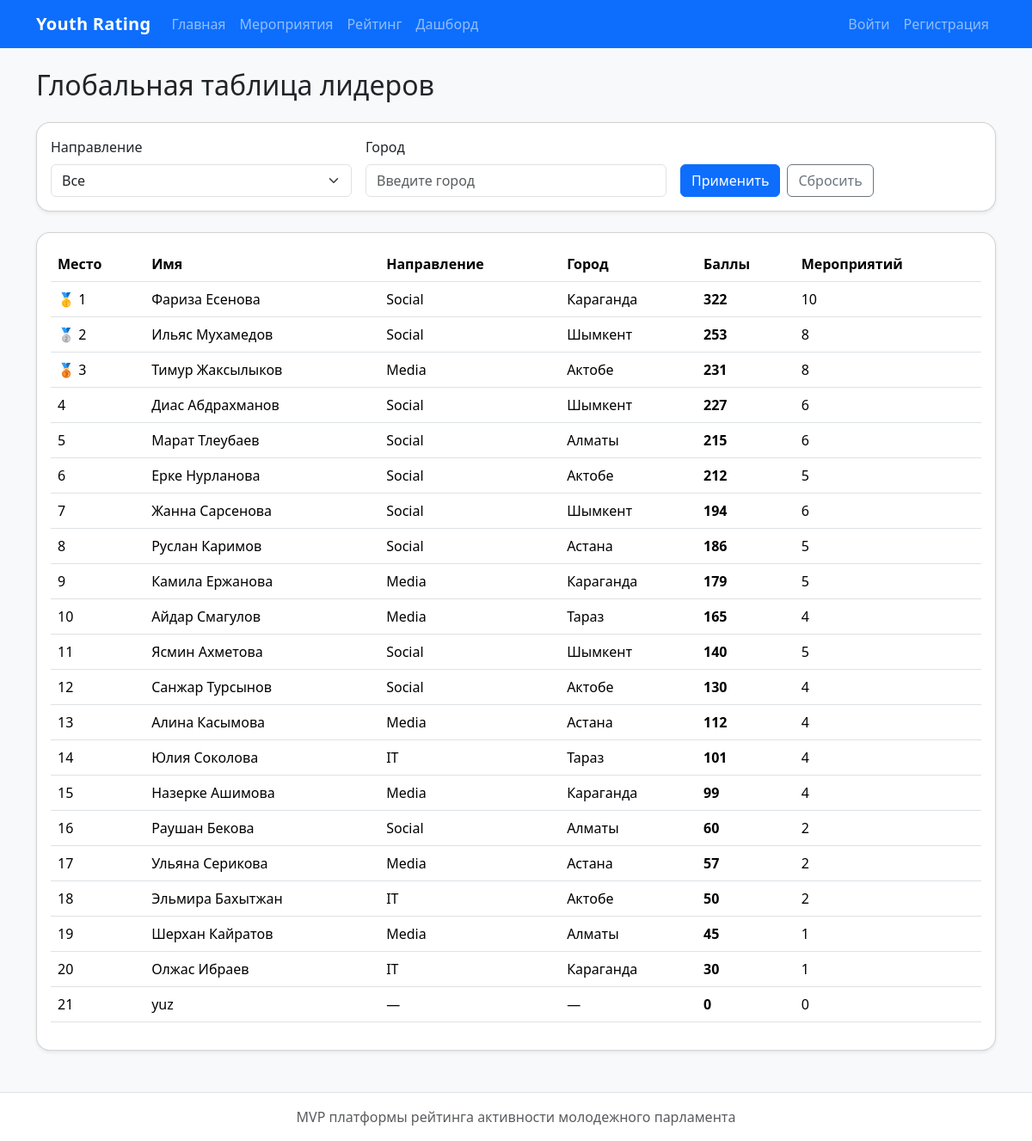
/ratings/, run on the app's committed database.
### users/models.py (models this page shows, shortened)
class User(AbstractUser):
    ROLE_CHOICES = [
        ('participant', 'Участник'),
        ('organizer', 'Организатор'),
        ('observer', 'Наблюдатель'),
    ]
    DIRECTION_CHOICES = [
        ('IT', 'IT'),
        ('Media', 'Медиа'),
        ('Social', 'Социальное проектирование'),
    ]
    full_name = models.CharField(max_length=255, verbose_name='ФИО', blank=True)
    email = models.EmailField(unique=True, verbose_name='Email')
    role = models.CharField(max_length=20, choices=ROLE_CHOICES, default='participant', verbose_name='Роль')
    city = models.CharField(max_length=100, blank=True, verbose_name='Город')
    age = models.PositiveIntegerField(null=True, blank=True, verbose_name='Возраст')
    direction = models.CharField(max_length=20, choices=DIRECTION_CHOICES, blank=True, verbose_name='Направление')
    is_approved_organizer = models.BooleanField(default=False, verbose_name='Организатор одобрен')

### ratings/views.py (the view)
# urls.py: path('', leaderboard_view, name='leaderboard'),
def leaderboard_view(request):
    direction = request.GET.get('direction')
    city = request.GET.get('city')
    leaderboard = get_leaderboard(direction=direction, city=city)
    context = {
        'leaderboard': leaderboard,
        'selected_direction': direction,
        'selected_city': city,
        'direction_choices': User.DIRECTION_CHOICES,
    }
    return render(request, 'ratings/leaderboard.html', context)

### ratings/services.py (called while the page is built)
def get_leaderboard(direction=None, city=None):
    queryset = User.objects.filter(role='participant')
    if direction:
        queryset = queryset.filter(direction=direction)
    if city:
        queryset = queryset.filter(city__icontains=city)
    leaderboard = []
    for user in queryset:
        participations = EventParticipation.objects.filter(
            participant=user,
            status='confirmed'
        )
        total_rating = participations.aggregate(total=Sum('earned_points'))['total'] or 0
        confirmed_count = participations.count()
        leaderboard.append({
            'user': user,
            'rating': total_rating,
            'confirmed_events_count': confirmed_count,
        })
    leaderboard.sort(key=lambda x: x['rating'], reverse=True)
    return leaderboard[:100]

### templates/ratings/leaderboard.html (shortened to what this page needs)
{% extends 'base.html' %}
{% block content %}
<h2 class="mb-4">Глобальная таблица лидеров</h2>
<div class="card shadow-sm mb-4">
    <div class="card-body">
        <form method="get" class="row g-3">
            <div class="col-md-4">
                <label class="form-label">Направление</label>
                <select name="direction" class="form-select">
                    <option value="">Все</option>
                </select>
            </div>
            <div class="col-md-4">
                <label class="form-label">Город</label>
                <input type="text" name="city" class="form-control" value="{{ selected_city|default:'' }}" placeholder="Введите город">
            </div>
            <div class="col-md-4 d-flex align-items-end">
                <button type="submit" class="btn btn-primary me-2">Применить</button>
                <a href="{% url 'leaderboard' %}" class="btn btn-outline-secondary">Сбросить</a>
            </div>
        </form>
    </div>
</div>
<div class="card shadow-sm">
    <div class="card-body">
        {% if leaderboard %}
            <div class="table-responsive">
                <table class="table table-hover align-middle">
                    <thead>
                        <tr>
                            <th>Место</th>
                            <th>Имя</th>
                            <th>Направление</th>
                            <th>Город</th>
                            <th>Баллы</th>
                            <th>Мероприятий</th>
                        </tr>
                    </thead>
                    <tbody>
                        {% for item in leaderboard %}
                            <tr>
                                <td>
                                    {% if forloop.counter == 1 %}
                                        🥇 {{ forloop.counter }}
                                    {% elif forloop.counter == 2 %}
                                        🥈 {{ forloop.counter }}
                                    {% elif forloop.counter == 3 %}
                                        🥉 {{ forloop.counter }}
                                    {% else %}
                                        {{ forloop.counter }}
                                    {% endif %}
                                </td>
                                <td>{{ item.user.full_name|default:item.user.username }}</td>
                                <td>{{ item.user.direction|default:"—" }}</td>
                                <td>{{ item.user.city|default:"—" }}</td>
                                <td><strong>{{ item.rating }}</strong></td>
                                <td>{{ item.confirmed_events_count }}</td>
                            </tr>
                        {% endfor %}
                    </tbody>
                </table>
            </div>
        {% else %}
            <div class="alert alert-info mb-0">
                Пока нет данных для отображения рейтинга.
            </div>
        {% endif %}
    </div>
</div>
{% endblock %}

### static/css/style.css (style rules this page uses)
body { min-height: 100vh; }
.card { border-radius: 16px; }

### data on the page
User: user.full_name "Фариза Есенова", user.direction "Social", user.city "Караганда", rating "322", confirmed_events_count "10"
User: user.full_name "Ильяс Мухамедов", user.direction "Social", user.city "Шымкент", rating "253", confirmed_events_count "8"
User: user.full_name "Тимур Жаксылыков", user.direction "Media", user.city "Актобе", rating "231", confirmed_events_count "8"
User: user.full_name "Диас Абдрахманов", user.direction "Social", user.city "Шымкент", rating "227", confirmed_events_count "6"
User: user.full_name "Марат Тлеубаев", user.direction "Social", user.city "Алматы", rating "215", confirmed_events_count "6"
User: user.full_name "Ерке Нурланова", user.direction "Social", user.city "Актобе", rating "212", confirmed_events_count "5"
User: user.full_name "Жанна Сарсенова", user.direction "Social", user.city "Шымкент", rating "194", confirmed_events_count "6"
User: user.full_name "Руслан Каримов", user.direction "Social", user.city "Астана", rating "186", confirmed_events_count "5"
User: user.full_name "Камила Ержанова", user.direction "Media", user.city "Караганда", rating "179", confirmed_events_count "5"
User: user.full_name "Айдар Смагулов", user.direction "Media", user.city "Тараз", rating "165", confirmed_events_count "4"
User: user.full_name "Ясмин Ахметова", user.direction "Social", user.city "Шымкент", rating "140", confirmed_events_count "5"
User: user.full_name "Санжар Турсынов", user.direction "Social", user.city "Актобе", rating "130", confirmed_events_count "4"
User: user.full_name "Алина Касымова", user.direction "Media", user.city "Астана", rating "112", confirmed_events_count "4"
User: user.full_name "Юлия Соколова", user.direction "IT", user.city "Тараз", rating "101", confirmed_events_count "4"
User: user.full_name "Назерке Ашимова", user.direction "Media", user.city "Караганда", rating "99", confirmed_events_count "4"
User: user.full_name "Раушан Бекова", user.direction "Social", user.city "Алматы", rating "60", confirmed_events_count "2"
User: user.full_name "Ульяна Серикова", user.direction "Media", user.city "Астана", rating "57", confirmed_events_count "2"
User: user.full_name "Эльмира Бахытжан", user.direction "IT", user.city "Актобе", rating "50", confirmed_events_count "2"
User: user.full_name "Шерхан Кайратов", user.direction "Media", user.city "Алматы", rating "45", confirmed_events_count "1"
User: user.full_name "Олжас Ибраев", user.direction "IT", user.city "Караганда", rating "30", confirmed_events_count "1"
User: user.full_name "yuz", user.direction "—", user.city "—", rating "0", confirmed_events_count "0"
